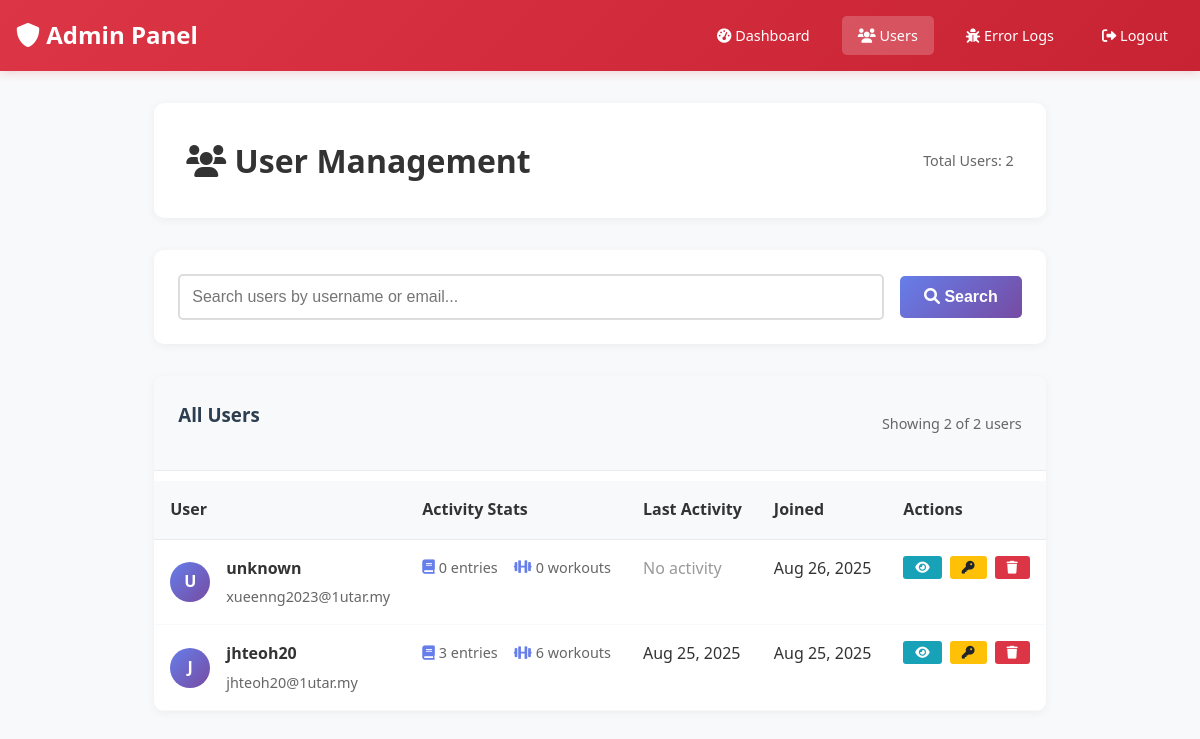
The app's page /admin/users.php (signed in), older data.
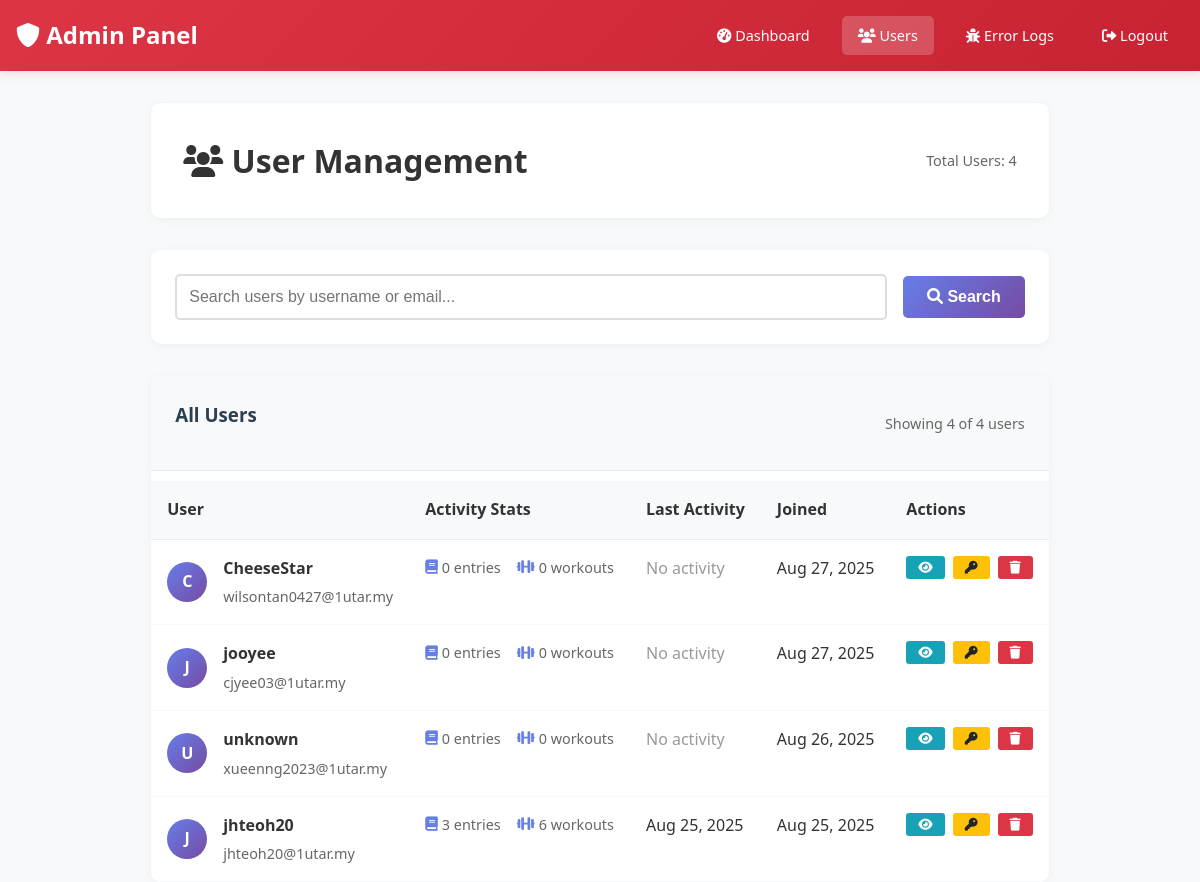
The same page, newer data.
### tables this page shows
CREATE TABLE `users` (
  `user_id` int(11) NOT NULL,
  `username` varchar(50) NOT NULL,
  `email` varchar(100) NOT NULL,
  `password` varchar(255) NOT NULL,
  `created_at` timestamp NOT NULL DEFAULT current_timestamp()
);

### config/database.php (called while the page is built, shortened)
<?php
class Database {
    private $host = "localhost";
    private $username = "root";
    private $password = "";
    private $database = "student_routine_db";
    public $connection;
    public function __construct() {
        $this->connection = null;
        try {
            $this->connection = new PDO(
                "mysql:host=" . $this->host . ";dbname=" . $this->database,
                $this->username,
                $this->password
            );
            $this->connection->setAttribute(PDO::ATTR_ERRMODE, PDO::ERRMODE_EXCEPTION);
            $this->connection->exec("SET time_zone = '" . date('P') . "'");
        } catch(PDOException $e) {
            echo "Connection error: " . $e->getMessage();
        }
    }
    public function getConnection() {
        return $this->connection;
    }
}
?>

### admin/users.php (the view, shortened to what this page needs)
<?php
require_once '../config/database.php';
$db = new Database();
$page = max(1, intval($_GET['page'] ?? 1));
$limit = 20;
$offset = ($page - 1) * $limit;
$search = $_GET['search'] ?? '';
try {
    $whereClause = '';
    $params = [];
    $countQuery = "SELECT COUNT(*) as total FROM users u $whereClause";
    $stmt = $db->getConnection()->prepare($countQuery);
    $stmt->execute($params);
    $totalUsers = $stmt->fetch(PDO::FETCH_ASSOC)['total'];
    $usersQuery = "
        SELECT u.*,
               COALESCE(de_count.diary_entries, 0) as diary_entries,
               COALESCE(et_count.exercises, 0) as exercises,
               de_max.last_diary_entry,
               et_max.last_exercise
        FROM users u
        LEFT JOIN (
            SELECT user_id, COUNT(*) as diary_entries
            FROM diary_entries
            GROUP BY user_id
        ) de_count ON u.user_id = de_count.user_id
        LEFT JOIN (
            SELECT user_id, COUNT(*) as exercises
            FROM exercise_tracker
            GROUP BY user_id
        ) et_count ON u.user_id = et_count.user_id
        LEFT JOIN (
            SELECT user_id, MAX(created_at) as last_diary_entry
            FROM diary_entries
            GROUP BY user_id
        ) de_max ON u.user_id = de_max.user_id
        LEFT JOIN (
            SELECT user_id, MAX(created_at) as last_exercise
            FROM exercise_tracker
            GROUP BY user_id
        ) et_max ON u.user_id = et_max.user_id
        $whereClause
        ORDER BY u.created_at DESC
        LIMIT $offset, $limit
    ";
    $stmt = $db->getConnection()->prepare($usersQuery);
    $stmt->execute($params);
    $users = $stmt->fetchAll(PDO::FETCH_ASSOC);
} catch (Exception $e) {
    $users = [];
    $totalUsers = 0;
    $totalPages = 0;
    $message = 'Error loading users: ' . $e->getMessage();
    $messageType = 'error';
}
?>
<!DOCTYPE html>
<html lang="en">
<head>
    <link rel="stylesheet" href="../css/style.css">
    <link rel="stylesheet" href="https://cdnjs.cloudflare.com/ajax/libs/font-awesome/6.0.0/css/all.min.css">
</head>
<body>
    <nav class="admin-navbar">
        <div class="admin-nav-container">
            <div class="admin-logo">
                <a href="dashboard.php">
                    <i class="fas fa-shield-alt"></i> Admin Panel
                </a>
            </div>
            <div class="admin-nav-menu">
                <a href="dashboard.php" class="admin-nav-link">
                    <i class="fas fa-tachometer-alt"></i> Dashboard
                </a>
                <a href="users.php" class="admin-nav-link active">
                    <i class="fas fa-users"></i> Users
                </a>
                <a href="errors.php" class="admin-nav-link">
                    <i class="fas fa-bug"></i> Error Logs
                </a>
                <a href="logout.php" class="admin-nav-link">
                    <i class="fas fa-sign-out-alt"></i> Logout
                </a>
            </div>
        </div>
    </nav>
    <main class="admin-main-content">
        <div class="page-header">
            <h1 class="page-title">
                <i class="fas fa-users"></i> User Management
            </h1>
            <div class="users-count">
                Total Users: <?php echo number_format($totalUsers); ?>
            </div>
        </div>
        <div class="search-section">
            <form method="GET" class="search-form">
                <input
                    type="text"
                    name="search"
                    value="<?php echo htmlspecialchars($search); ?>"
                    placeholder="Search users by username or email..."
                    class="search-input"
                >
                <button type="submit" class="btn btn-primary">
                    <i class="fas fa-search"></i> Search
                </button>
            </form>
        </div>
        <div class="users-section">
            <div class="users-header">
                <h3>All Users</h3>
                <span class="users-count">
                    Showing <?php echo count($users); ?> of <?php echo $totalUsers; ?> users
                </span>
            </div>
            <?php if (!empty($users)): ?>
                <table class="users-table">
                    <thead>
                        <tr>
                            <th>User</th>
                            <th>Activity Stats</th>
                            <th>Last Activity</th>
                            <th>Joined</th>
                            <th>Actions</th>
                        </tr>
                    </thead>
                    <tbody>
                        <?php foreach ($users as $user): ?>
                            <tr>
                                <td>
                                    <div class="user-info">
                                        <div class="user-avatar">
                                            <?php echo strtoupper(substr($user['username'], 0, 1)); ?>
                                        </div>
                                        <div class="user-details">
                                            <h4><?php echo htmlspecialchars($user['username']); ?></h4>
                                            <div class="user-email"><?php echo htmlspecialchars($user['email']); ?></div>
                                        </div>
                                    </div>
                                </td>
                                <td>
                                    <div class="activity-stats">
                                        <div class="stat-item">
                                            <i class="fas fa-book"></i>
                                            <?php echo $user['diary_entries']; ?> entries
                                        </div>
                                        <div class="stat-item">
                                            <i class="fas fa-dumbbell"></i>
                                            <?php echo $user['exercises']; ?> workouts
                                        </div>
                                    </div>
                                </td>
                                <td>
                                    <?php
                                    $lastActivity = max($user['last_diary_entry'], $user['last_exercise']);
                                    if ($lastActivity):
                                    ?>
                                        <?php echo date('M j, Y', strtotime($lastActivity)); ?>
                                    <?php else: ?>
                                        <span style="color: #999;">No activity</span>
                                    <?php endif; ?>
                                </td>
                                <td>
                                    <?php echo date('M j, Y', strtotime($user['created_at'])); ?>
                                </td>
                                <td>
                                    <div class="user-actions">
                                        <button
                                            class="btn btn-info btn-sm"
                                            onclick="viewUser(<?php echo $user['user_id']; ?>)"
                                            title="View Details"
                                        >
                                            <i class="fas fa-eye"></i>
                                        </button>
                                        <button
                                            class="btn btn-warning btn-sm"
                                            onclick="resetPassword(<?php echo $user['user_id']; ?>, '<?php echo htmlspecialchars($user['username']); ?>')"
                                            title="Reset Password"
                                        >
                                            <i class="fas fa-key"></i>
                                        </button>
                                        <button
                                            class="btn btn-danger btn-sm"
                                            onclick="deleteUser(<?php echo $user['user_id']; ?>, '<?php echo htmlspecialchars($user['username']); ?>')"
                                            title="Delete User"
                                        >
                                            <i class="fas fa-trash"></i>
                                        </button>
                                    </div>
                                </td>
                            </tr>
                        <?php endforeach; ?>
                    </tbody>
                </table>
            <?php endif; ?>
        </div>
    </main>
</body>
</html>

### css/style.css (style rules this page uses)
* { margin: 0; padding: 0; box-sizing: border-box; }
body { font-family: 'Segoe UI', Tahoma, Geneva, Verdana, sans-serif; line-height: 1.6; color: #333; background-color: #f5f7fa; min-height: 100vh; display: flex; flex-direction: column; }
h1, h2, h3 { color: #2c3e50; margin-bottom: 1rem; }
h1 { font-size: 2.5rem; text-align: center; }
input[type="text"], input[type="email"], input[type="password"], input[type="date"], select, textarea { width: 100%; padding: 0.75rem; border: 2px solid #ddd; border-radius: 5px; font-size: 1rem; transition: border-color 0.3s; }
.btn { display: inline-block; padding: 0.75rem 1.5rem; border: none; border-radius: 5px; cursor: pointer; text-decoration: none; font-size: 1rem; font-weight: 600; transition: all 0.3s; text-align: center; }
.btn-primary { background: linear-gradient(135deg, #667eea 0%, #764ba2 100%); color: white; }
.btn-warning { background-color: #f39c12; color: white; }
.btn-danger { background-color: #e74c3c; color: white; }
table { width: 100%; border-collapse: collapse; margin-top: 10px; }
th, td { padding: 8px; text-align: left; border-bottom: 1px solid #ddd; }

### admin/users.php (style rules this page uses)
body { background: #f8f9fa; font-family: 'Segoe UI', Tahoma, Geneva, Verdana, sans-serif; }
.admin-navbar { background: linear-gradient(135deg, #dc3545 0%, #c82333 100%); color: white; padding: 1rem 0; box-shadow: 0 2px 10px rgba(220, 53, 69, 0.2); margin-bottom: 2rem; }
.admin-nav-container { max-width: 1200px; margin: 0 auto; display: flex; justify-content: space-between; align-items: center; padding: 0 1rem; }
.admin-logo a { color: white; text-decoration: none; font-size: 1.5rem; font-weight: bold; }
.admin-nav-menu { display: flex; align-items: center; gap: 1rem; }
.admin-nav-link { color: white; text-decoration: none; padding: 0.5rem 1rem; border-radius: 5px; transition: all 0.3s; font-size: 0.9rem; }
.admin-nav-link:hover, .admin-nav-link.active { background: rgba(255,255,255,0.2); }
.admin-main-content { max-width: 1200px; margin: 0 auto; padding: 0 1rem; }
.page-header { background: white; padding: 2rem; border-radius: 10px; box-shadow: 0 2px 10px rgba(0,0,0,0.05); margin-bottom: 2rem; display: flex; justify-content: space-between; align-items: center; }
.page-title { color: #333; font-size: 2rem; margin: 0; }
.search-section { background: white; padding: 1.5rem; border-radius: 10px; box-shadow: 0 2px 10px rgba(0,0,0,0.05); margin-bottom: 2rem; }
.search-form { display: flex; gap: 1rem; align-items: center; }
.search-input { flex: 1; padding: 0.75rem; border: 2px solid #e9ecef; border-radius: 5px; font-size: 1rem; }
.users-section { background: white; border-radius: 10px; box-shadow: 0 2px 10px rgba(0,0,0,0.05); overflow: hidden; }
.users-header { padding: 1.5rem; background: #f8f9fa; border-bottom: 1px solid #e9ecef; display: flex; justify-content: space-between; align-items: center; }
.users-count { color: #666; font-size: 0.9rem; }
.users-table { width: 100%; border-collapse: collapse; }
.users-table th { background: #f8f9fa; padding: 1rem; text-align: left; font-weight: 600; color: #333; border-bottom: 1px solid #e9ecef; }
.users-table td { padding: 1rem; border-bottom: 1px solid #f8f9fa; vertical-align: top; }
.user-avatar { width: 40px; height: 40px; background: linear-gradient(135deg, #667eea 0%, #764ba2 100%); border-radius: 50%; display: flex; align-items: center; justify-content: center; color: white; font-weight: bold; margin-right: 1rem; }
.user-info { display: flex; align-items: center; }
.user-details h4 { margin: 0 0 0.25rem 0; color: #333; font-size: 1rem; }
.user-email { color: #666; font-size: 0.9rem; }
.activity-stats { display: flex; gap: 1rem; flex-wrap: wrap; }
.stat-item { display: flex; align-items: center; gap: 0.25rem; color: #666; font-size: 0.9rem; }
.stat-item i { color: #667eea; }
.user-actions { display: flex; gap: 0.5rem; }
.btn-sm { padding: 0.25rem 0.75rem; font-size: 0.8rem; border-radius: 3px; }
.btn-danger { background: #dc3545; color: white; border: none; cursor: pointer; transition: background 0.3s; }
.btn-warning { background: #ffc107; color: #212529; border: none; cursor: pointer; transition: background 0.3s; }
.btn-info { background: #17a2b8; color: white; border: none; cursor: pointer; transition: background 0.3s; }

Row changes from the older to the newer data that the page shows:
added users: username "C", username "CheeseStar", email "wilsontan0427@1utar.my", diary_entries "0", exercises "0", shows "No activity", created_at "Aug 27, 2025"
added users: username "J", username "jooyee", email "cjyee03@1utar.my", diary_entries "0", exercises "0", shows "No activity", created_at "Aug 27, 2025"
Text that changed along with them:
$totalUsers: "2" → "4"
count($users): "2" → "4"
